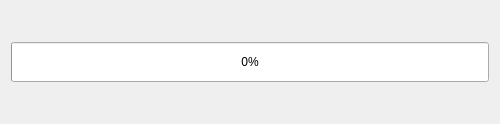
<?xml version="1.0" encoding="UTF-8"?>
<ui version="4.0">
 <class>DlgWaiting</class>
 <widget class="QDialog" name="DlgWaiting">
  <property name="geometry">
   <rect>
    <x>0</x>
    <y>0</y>
    <width>500</width>
    <height>124</height>
   </rect>
  </property>
  <property name="windowTitle">
   <string>等待</string>
  </property>
  <layout class="QVBoxLayout" name="verticalLayout">
   <item>
    <widget class="QProgressBar" name="progressBar">
     <property name="minimumSize">
      <size>
       <width>0</width>
       <height>40</height>
      </size>
     </property>
     <property name="value">
      <number>0</number>
     </property>
    </widget>
   </item>
  </layout>
 </widget>
 <resources/>
 <connections/>
</ui>
